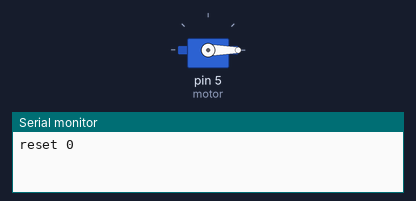
Recording of a sketch running on a simulated Arduino Uno, built with avr-gcc and run on an emulated ATmega328P. Parts: servo, the last lines printed to the serial monitor.

Above: at 0.1 s.
At 1.46 s:
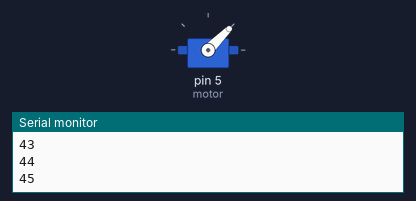
At 2.08 s:
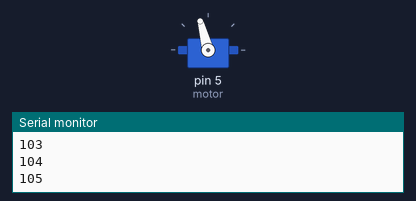
At 2.9 s:
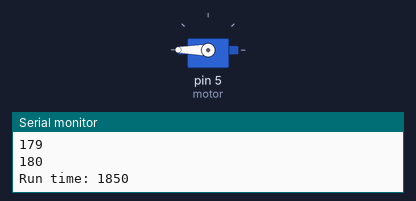
Timing chart, 0 to 4.4 s (numbered marks = the images above):
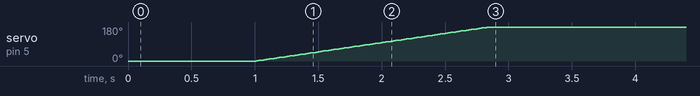

Measured:
- by itself, servo on pin 5 (motor): moves from 0° to 180° over 1.8 s

The sketch:

delay.ino
```cpp
#include <Servo.h>

Servo motor;

void setup() {
  Serial.begin(9600);
  motor.attach(5);
}

int i = 0, desiredAngle = 180, currentAngle = 0;
unsigned int startTime = 0, endTime = 0;

void loop() {
  motor.write(0);
  Serial.println("reset 0");
  delay(1000);

  startTime = millis();
  for (i = motor.read(); i <= desiredAngle; i++) {
    motor.write(i);
    Serial.println(i);
    delay(10);
  }
  endTime = millis();

  Serial.print("Run time: ");
  Serial.println(endTime - startTime);

  delay(1000000);
}
```
